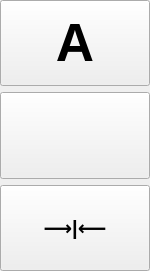
<?xml version="1.0" encoding="UTF-8"?>
<ui version="4.0">
 <class>GlobalPlannerToolbar</class>
 <widget class="QWidget" name="GlobalPlannerToolbar">
  <property name="geometry">
   <rect>
    <x>0</x>
    <y>0</y>
    <width>104</width>
    <height>271</height>
   </rect>
  </property>
  <property name="windowTitle">
   <string>GroupBox</string>
  </property>
  <layout class="QVBoxLayout" name="verticalLayout">
   <property name="leftMargin">
    <number>0</number>
   </property>
   <property name="topMargin">
    <number>0</number>
   </property>
   <property name="rightMargin">
    <number>0</number>
   </property>
   <property name="bottomMargin">
    <number>0</number>
   </property>
   <item>
    <widget class="QPushButton" name="pbAB">
     <property name="enabled">
      <bool>true</bool>
     </property>
     <property name="sizePolicy">
      <sizepolicy hsizetype="Expanding" vsizetype="Expanding">
       <horstretch>0</horstretch>
       <verstretch>0</verstretch>
      </sizepolicy>
     </property>
     <property name="font">
      <font>
       <pointsize>40</pointsize>
       <bold>true</bold>
      </font>
     </property>
     <property name="focusPolicy">
      <enum>Qt::NoFocus</enum>
     </property>
     <property name="text">
      <string>A</string>
     </property>
     <property name="iconSize">
      <size>
       <width>64</width>
       <height>64</height>
      </size>
     </property>
     <property name="checkable">
      <bool>true</bool>
     </property>
     <property name="checked">
      <bool>false</bool>
     </property>
    </widget>
   </item>
   <item>
    <widget class="QPushButton" name="pbAbContinuous">
     <property name="enabled">
      <bool>true</bool>
     </property>
     <property name="sizePolicy">
      <sizepolicy hsizetype="Expanding" vsizetype="Expanding">
       <horstretch>0</horstretch>
       <verstretch>0</verstretch>
      </sizepolicy>
     </property>
     <property name="font">
      <font>
       <pointsize>40</pointsize>
       <bold>true</bold>
      </font>
     </property>
     <property name="focusPolicy">
      <enum>Qt::NoFocus</enum>
     </property>
     <property name="icon">
      <iconset theme="media-record">
       <normaloff>.</normaloff>.</iconset>
     </property>
     <property name="iconSize">
      <size>
       <width>64</width>
       <height>64</height>
      </size>
     </property>
     <property name="checkable">
      <bool>true</bool>
     </property>
     <property name="checked">
      <bool>false</bool>
     </property>
    </widget>
   </item>
   <item>
    <widget class="QPushButton" name="pbSnap">
     <property name="sizePolicy">
      <sizepolicy hsizetype="Expanding" vsizetype="Expanding">
       <horstretch>0</horstretch>
       <verstretch>0</verstretch>
      </sizepolicy>
     </property>
     <property name="font">
      <font>
       <pointsize>15</pointsize>
       <italic>false</italic>
       <bold>true</bold>
      </font>
     </property>
     <property name="focusPolicy">
      <enum>Qt::NoFocus</enum>
     </property>
     <property name="text">
      <string>⟶|⟵</string>
     </property>
     <property name="iconSize">
      <size>
       <width>64</width>
       <height>64</height>
      </size>
     </property>
    </widget>
   </item>
  </layout>
 </widget>
 <resources/>
 <connections/>
</ui>
